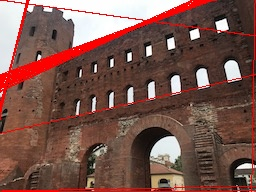
//> input picture q50/img/46q_ans.jpg, 256 x 192 px, given in place of thorino.jpg, which was not available
$ ./45q   (built with g++ and OpenCV 4)
//> lines starting //> are read from the running program, lines starting //| are printed output that depends on the picture; after the words box and inside, x2 and y2 are one past the last pixel; in counts of white or black regions, pixels touching at a corner belong together; pictures that were not available may be replaced by others from this repository, and a replacement may not be noted
#include <iostream>
#include <cmath>
#include <algorithm>
#include <vector>
#include <opencv2/opencv.hpp>
using namespace std;


void bgrtogray(cv::Mat &src, cv::Mat &dst)
{
    for(int y = 0; y < src.rows; y++){
        for(int x = 0; x < src.cols; x++){
            dst.at<uint8_t>(y, x) = (uint8_t)(0.2126 * (double)src.at<cv::Vec3b>(y, x)[2] +
                0.7152 * (double)src.at<cv::Vec3b>(y, x)[1] +
                0.0722 * (double)src.at<cv::Vec3b>(y, x)[0]);
        }
    }
}

void gaussian_filter5x5(cv::Mat &src, cv::Mat &dst, double sigma)
{
    //making kernel
    double kernel[5][5];
    double kernel_sum = 0.0;

    for(int y = -2; y <= 2; y++){
        for(int x = -2; x <= 2; x++){
            kernel[y+2][x+2] = 1/(2*M_PI*sigma*sigma)*exp(-(y*y + x*x)/(2*sigma*sigma));
            kernel_sum += kernel[y+2][x+2];
        }
    }
    //正規化1
    for(int y = -2; y <= 2; y++){
        for(int x = -2; x <= 2; x++){
            kernel[y+2][x+2] /=kernel_sum;
        }
    }
    //kernel check
    for(int y = -2; y <= 2; y++){
        for(int x = -2; x <= 2; x++){
           std::cout <<  kernel[y+2][x+2] ;
        }
        std::cout << std::endl;
    }

    // [17 lines of commented-out code are left out]

    cv::Mat temp = cv::Mat::zeros(dst.rows, dst.cols, CV_8UC1);

    float sum;
    for(int y = 0; y < src.rows; y++){
        for(int x = 0; x < src.cols; x++){
                sum = 0.0;

                for(int dy = -2; dy <= 2; dy++){//5x5でカーネル作って3x3で畳み込みはないわぁ
                    for(int dx = -2; dx <= 2; dx++){
                        //範囲外srcはs0?
                        sum += kernel[dy+2][dx+2] * (float)src.at<uint8_t>(y + dy, x + dx);
                    }
                }
                dst.at<float>(y, x) = std::clamp(sum, 0.0f, 255.0f);
                temp.at<uint8_t>(y, x) = std::clamp((int)sum, 0, 255);
        }
    }

    //cv::imshow("sample", temp);
    //cv::waitKey(0);
    //cv::destroyAllWindows();
}


void sobel_filter3x3(cv::Mat img, cv::Mat dst, bool flag)
{
    float kernelY[3][3] = {//Y方向微分-->横方向の輪郭
        {1, 2, 1},
        {0, 0, 0},
        {-1, -2, -1}
    };

    float kernelX[3][3] = {//X方向微分-->縦方向の輪郭
        {1, 0, -1},
        {2, 0, -2},
        {1, 0, -1}
    };

    float (*kernel)[3];//OK.二次元配列のアドレス格納用．//float型3要素のポインタになる．

    //check
    if(flag){
        printf("X\n");
        kernel = kernelX;
    }else{
        printf("Y\n");
        kernel = kernelY;
    }

    double temp;
    for(int y = 0; y < img.rows; y++){
        for(int x = 0; x < img.cols; x++){

            temp = 0;
            for(int dy = -1; dy <= 1; dy++){
                for(int dx = -1; dx <= 1; dx++){
                    if (((y + dy) >= 0) && (( x + dx) >= 0) && ((y + dy) < img.rows) && ((x + dx) < img.cols)){
                        temp += img.at<float>(y + dy, x + dx)*kernel[dy+1][dx+1];
                    }
                }
            }
            dst.at<float>(y, x) = fmax(0., fmin(temp, 255.0));
        }
    }

}


void get_edge(cv::Mat &fx, cv::Mat &fy, cv::Mat &dst)
{

    for(int y = 0; y < dst.rows; y++){
        for(int x = 0; x < dst.cols; x++){
            int tx = fx.at<float>(y, x);//途中計算は全部floatで殴るのが正解かもわからん．こっちのが精度高い気がしてる．
            int ty = fy.at<float>(y, x);
            dst.at<uint8_t>(y, x) = (uint8_t)std::clamp( (int)sqrt(tx*tx + ty*ty), 0, 255);//c++17
            //fmax(fmin(sqrt(pow(fx.at<uint8_t>(y, x), 2) + pow(fy.at<uint8_t>(y, x), 2)), 255), 0);
        }
    }
}

void get_angle(cv::Mat &fx, cv::Mat &fy, cv::Mat &dst)
{
    double tx;
    double ty;

    double ans;
    for(int y = 0; y < dst.rows; y++){
        for(int x = 0; x < dst.cols; x++){
            tx = (double)fx.at<float>(y, x);
            ty = (double)fy.at<float>(y, x);
            if(tx == 0) tx = 0.0000001;//分母0回避
            //std::cout << tx << "::" << ty << std::endl;

            ans = std::atan2(ty, tx);//[-pi, pi]の範囲//radで返ってきてる．
            ans = (ans * 180)/M_PI;

            //-22.5~157.5に修正
            if(ans < -22.5){
                ans += 180;
            }else if(157.5 < ans){
                ans -= 180;
            }
            //std::cout << ans << " ";
            //output
            if(ans <= 22.5){
                ans = 0;
            }else if(ans <=67.5){
                ans = 45;
            }else if(ans <= 112.5){
                ans = 90;
            }else{
                ans = 135;
            }
            dst.at<uint8_t>(y, x) = (uint8_t)ans;
        }
    }
}


cv::Mat non_maximum_suppression(cv::Mat &edge, cv::Mat &angle)
{//この処理畳み込みで書けないか????
//または代用として空間フィルタリング処理で先鋭化出来るような気がしてるが...
    cv::Mat dst = cv::Mat::zeros(edge.rows, edge.cols, CV_8UC1);
    int ang, ed_l, ed_s, ed_r;

    for(int y = 0; y < edge.rows; y++){
        for(int x = 0; x < edge.cols; x++){

            ang = angle.at<uint8_t>(y, x);

            //ぶっちゃけもっと賢い方法で書けるはず．めんどくさいので諦めたけど．
            if(ang == 0){
                //x方向両サイド
                ed_l = edge.at<uint8_t>(y, x-1);
                ed_s = edge.at<uint8_t>(y, x);
                ed_r = edge.at<uint8_t>(y, x+1);
                //境界
                if(x - 1 == -1) ed_l = 0;
                if(x + 1 == edge.rows) ed_r = 0;
                //条件
                if(ed_s != fmax(fmax(ed_l, ed_s), ed_r)){
                    dst.at<uint8_t>(y, x) = 0;
                }else{
                    dst.at<uint8_t>(y, x) = ed_s;
                }
            }else if(ang == 45){
                //斜め1
                ed_l = edge.at<uint8_t>(y+1, x-1);
                ed_s = edge.at<uint8_t>(y, x);
                ed_r = edge.at<uint8_t>(y-1, x+1);
                //境界
                if(x - 1 == -1 || y + 1 == edge.rows) ed_l = 0;
                if(x + 1 == edge.rows || y - 1 == -1) ed_r = 0;
                //条件
                if(ed_s != fmax(fmax(ed_l, ed_s), ed_r)){
                    dst.at<uint8_t>(y, x) = 0;
                }else{
                    dst.at<uint8_t>(y, x) = ed_s;
                }
            }else if(ang == 90){
                //上下
                ed_l = edge.at<uint8_t>(y+1, x);//上
                ed_s = edge.at<uint8_t>(y, x);
                ed_r = edge.at<uint8_t>(y-1, x);//下
                //境界
                if(y - 1 == -1) ed_l = 0;
                if(y + 1 == edge.rows) ed_r = 0;
                //条件
                if(ed_s != fmax(fmax(ed_l, ed_s), ed_r)){
                    dst.at<uint8_t>(y, x) = 0;
                }else{
                    dst.at<uint8_t>(y, x) = ed_s;
                }
            }else{
                //斜め2
                ed_l = edge.at<uint8_t>(y-1, x-1);
                ed_s = edge.at<uint8_t>(y, x);
                ed_r = edge.at<uint8_t>(y+1, x+1);
                //境界
                if(y - 1 == -1 || x - 1 == -1) ed_l = 0;
                if(y + 1 == edge.rows || x + 1 == edge.cols) ed_r = 0;
                //条件
                if(ed_s != fmax(fmax(ed_l, ed_s), ed_r)){
                    dst.at<uint8_t>(y, x) = 0;
                }else{
                    dst.at<uint8_t>(y, x) = ed_s;
                }
            }
        }
    }

    return dst;
}

void histerisis(cv::Mat &src, cv::Mat &dst, int HT, int LT)
{

    int vmax = 0;
    for(int y = 0; y < src.rows; y++){
        for(int x = 0; x < src.cols; x++){
            int value = src.at<uint8_t>(y, x);
            if( HT <= value ){

                dst.at<uint8_t>(y, x) = 255;
            }else if(LT < value  && value <= HT){

                for(int dy = -1; dy <= 1; dy++){
                    for(int dx = -1; dx <= 1; dx++){
                        if(vmax < src.at<uint8_t>( fmin(fmax(y+dy, 0), src.rows-1), fmin(fmax(x+dx, 0), src.cols-1) ) ){//畳み込みで最大値特定
                            vmax = src.at<uint8_t>(y+dy, x+dx);
                        }
                        dst.at<uint8_t>(y, x) = vmax;
                    }
                }
            }else if(value <= LT){

                dst.at<uint8_t>(y, x) = 0;
            }

        }
    }
}


struct hough_table {
    int table[320 * 2][180];//ここで必要なのは[対角+大きい方の幅][180]分だけ．
    int test[20];
};

//struct hough_table hough_vote(struct hough_table *ht, cv::Mat &src)
void hough_vote(struct hough_table *ht, cv::Mat &src)
{
    int rho;
    double angle = 0;
    //std::cout << src.rows << std::endl;
    //std::cout << src.cols << std::endl;

    for(int y = 0; y < src.rows; y++){
        for(int x = 0; x < src.cols; x++){
            if(src.at<uint8_t>(y, x) != 255){
                continue;
            }

            for(int t = 0; t < 180; t++){
                angle = M_PI/180 * t;
                rho = (int)(x * cos(angle) + y * sin(angle));

                ht->table[rho + 320][t]++;
            }
        }
    }
}

struct mat_data{
    int row;
    int col;
    uint8_t value;
};


cv::Mat nms(cv::Mat src)
{
    int ed_l, ed_s, ed_r;
    cv::Mat dst = cv::Mat::zeros(src.rows, src.cols, CV_8UC1);

    for(int y = 0; y < src.rows; y++){
        for(int x = 0; x < src.cols; x++){

        uint8_t check = src.at<uint8_t>(y, x);

            //左
            ed_l = src.at<uint8_t>(y-1, x-1);
            ed_s = src.at<uint8_t>(y, x-1);
            ed_r = src.at<uint8_t>(y+1, x+1);
            if(x - 1 == -1) ed_l = 0;
            if(x + 1 == src.rows) ed_r = 0;

            if(check != fmax(fmax(fmax( check, ed_l), ed_s), ed_r)){
                dst.at<uint8_t>(y, x) = 0;
            }else{
                dst.at<uint8_t>(y, x) = check;
            }

            //真ん中
            ed_l = src.at<uint8_t>(y-1, x);
            ed_r = src.at<uint8_t>(y+1, x);
            if(y - 1 == -1) ed_l = 0;
            if(y + 1 == src.rows) ed_r = 0;

            if(check != fmax(fmax(ed_l, check), ed_r)){
                dst.at<uint8_t>(y, x) = 0;
            }else{
                dst.at<uint8_t>(y, x) = ed_s;
            }

            //右
            ed_l = src.at<uint8_t>(y-1, x+1);
            ed_s = src.at<uint8_t>(y, x+1);
            ed_r = src.at<uint8_t>(y+1, x+1);

            if(y - 1 == -1 || x + 1 == src.cols) ed_l = 0;
            if(y + 1 == src.rows) ed_r = 0;

            if(check != fmax(fmax(fmax(check, ed_l), ed_s), ed_r)){
                dst.at<uint8_t>(y, x) = 0;
            }else{
                dst.at<uint8_t>(y, x) = check;
            }
        }
    }
    //NMS処理終わり
    cv::imshow("sample", dst);
    cv::waitKey(0);

    /*上位30輝度*/
    //この辺いい方法が全く浮かばなかった....
    std::vector<uint8_t> value;

    for(int y = 0; y < src.rows; y++){
        for(int x = 0; x < src.cols; x++){
            value.push_back(src.at<uint8_t>(y, x));
        }
    }

    std::sort(value.begin(), value.end());//昇べき

    printf("value:%d\n", value[src.rows * src.cols - 30]);

    int threshold = value[src.rows * src.cols - 31];

    for(int y = 0; y < src.rows; y++){
        for(int x = 0; x < src.cols; x++){
            if(threshold < src.at<uint8_t>(y, x)){
                dst.at<uint8_t>(y, x) = 255;//src.at<uint8_t>(y, x);//ここ255でいいんか．
            }else{
                dst.at<uint8_t>(y, x) = 0;
            }

        }
    }
    cv::imshow("sample", dst);
    cv::waitKey(0);
    cv::imwrite("./img/45_ans.jpg", dst);

    return dst;
}


cv::Mat canny(void)
{
    /*<<<--step1:ノイズ低減と微分-->>>*/
    cv::Mat src = cv::imread("./thorino.jpg");
//> src is the input picture: 192 rows x 256 cols, CV_8UC3; mean B, G, R 77.3, 85.6, 121.7
    cv::Mat dst = cv::Mat::zeros(src.rows, src.cols, CV_8UC1);
    cv::Mat gau_dst = cv::Mat::zeros(src.rows, src.cols, CV_32FC1);
    cv::Mat fx = cv::Mat::zeros(src.rows, src.cols, CV_32FC1);
    cv::Mat fy = cv::Mat::zeros(src.rows, src.cols, CV_32FC1);

    bgrtogray(src, dst);
    gaussian_filter5x5(dst, gau_dst, 1.4);
//> the loop in gaussian_filter5x5, `for(int y = 0; y < src.rows; y++)` made 192 passes
//> sum on passes 1 to 3: 84.55, 109.4, 119.8
//> after the loop in gaussian_filter5x5, `for(int y = 0; y < src.rows; y++)`:
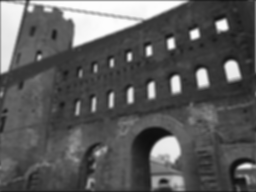
//> dst: 192 rows x 256 cols, CV_32FC1; min 14.77, max 254, mean 91.6
//> after the loop in gaussian_filter5x5, `for(int y = 0; y < src.rows; y++)`: sum = 44.61
    sobel_filter3x3(gau_dst, fx, true);
//> the loop in sobel_filter3x3, `for(int y = 0; y < img.rows; y++)` made 192 passes
//> temp on passes 1 to 3: 197.5, 283.9, 299.4
//> after the loop in sobel_filter3x3, `for(int y = 0; y < img.rows; y++)`: temp = 183.1
    sobel_filter3x3(gau_dst, fy, false);
//> the loop in sobel_filter3x3 (call 2), `for(int y = 0; y < img.rows; y++)` made 192 passes
//> temp on passes 1 to 3: -291.9, -83.74, -23.33

    cv::Mat edge = cv::Mat::zeros(src.rows, src.cols, CV_8UC1);
    cv::Mat angle = cv::Mat::zeros(src.rows, src.cols, CV_8UC1);

    get_edge(fx, fy, edge);
    get_angle(fx, fy, angle);
//> the loop in get_angle, `for(int y = 0; y < dst.rows; y++)` made 192 passes
//> (tx, ty) on passes 1 to 3: (197.5, 0), (255, 0), (255, 0)
//> after the loop in get_angle, `for(int y = 0; y < dst.rows; y++)`:
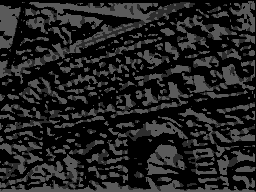
//> dst: 192 rows x 256 cols, CV_8UC1; min 0, max 90, mean 34.2
//> after the loop in get_angle, `for(int y = 0; y < dst.rows; y++)`: ty = 193.4; ans = 45

    /*<<<--step2:勾配最大位置特定-->>>*/
    cv::Mat result = non_maximum_suppression(edge, angle);
//> the loop in non_maximum_suppression, `for(int y = 0; y < edge.rows; y++)` made 192 passes
//> (ed_l, ed_s, ed_r) on passes 1 to 3: (0, 197, 0), (0, 255, 0), (0, 255, 0)
//> after the loop in non_maximum_suppression, `for(int y = 0; y < edge.rows; y++)`:
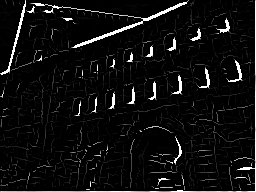
//> dst: 192 rows x 256 cols, CV_8UC1; min 0, max 255, mean 14.9
//> after the loop in non_maximum_suppression, `for(int y = 0; y < edge.rows; y++)`: ed_l = 0; ed_s = 255; ed_r = 179

    /*<<<--step3:ヒステリシス閾値処理-->>>*/
    histerisis(result, dst, 100, 30);
//> the loop in histerisis, `for(int y = 0; y < src.rows; y++)` made 192 passes
//> vmax on passes 1 to 3: 55, 55, 66
//> after the loop in histerisis, `for(int y = 0; y < src.rows; y++)`:
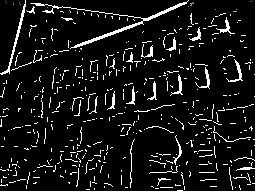
//> dst: 192 rows x 256 cols, CV_8UC1; min 0, max 255, mean 23.4
//> after the loop in histerisis, `for(int y = 0; y < src.rows; y++)`: vmax = 255

    cv::imwrite("./img/44q_canny_result.jpg", dst);

    return dst;
}

cv::Mat check_plot(hough_table ht)
{
    cv::Mat dst = cv::Mat::zeros(320*2, 180, CV_8UC1);
    std::cout << dst.rows << std::endl;
    std::cout << dst.cols << std::endl;
    for(int y = 0; y < dst.rows; y++){
        for(int x = 0; x < dst.cols; x++){
            dst.at<uint8_t>(y, x) = (uint8_t)ht.table[y][x];
        }
    }

    cv::imshow("sample", dst);
    cv::waitKey(0);
    return dst;
}


int main(int argc, char *argv[])
{
    //Cannyのエッジ検出
    cv::Mat res = canny();

    //Hough変換による直線検出方法
    hough_table ht;
    for(int rho = 0; rho < 320 * 2; rho ++){
        for(int t = 0; t < 180; t++){
            ht.table[rho][t] = 0;
        }
    }

    /*Step1:hough変換*/
    hough_vote(&ht, res);
    cv::Mat hough = check_plot(ht);
//> after the loop in check_plot, `for(int y = 0; y < dst.rows; y++)`:
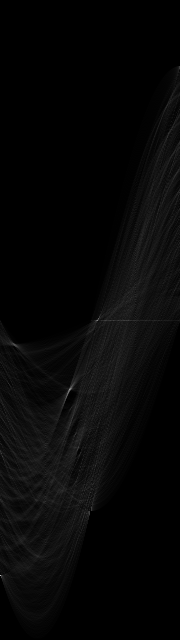
//> dst: 640 rows x 180 cols, CV_8UC1; min 0, max 192, mean 6.7

    /*Step2:NMSによる抽出*/
    /*機械学習でもよく利用されるらしく，1つの物体を複数回検出する無駄の削減や，誤検出を防ぐ際に利用されるらしい．かなり頻繁に使われてる？*/
    cv::Mat nms_result = nms(hough);
//> after the loop in nms, `for(int y = 0; y < src.rows; y++)`:
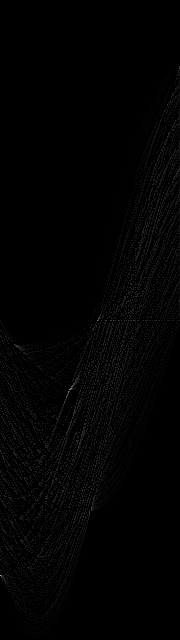
//> dst: 640 rows x 180 cols, CV_8UC1; min 0, max 192, mean 2.5
//| value:68
//> after the loop in nms, `for(int y = 0; y < src.rows; y++)`:
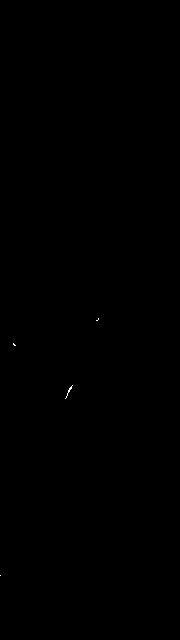
//> dst: 640 rows x 180 cols, CV_8UC1; 0.03% white in thin lines or dots, all inside (x1, y1, x2, y2) = (0, 318, 99, 576)


    return 0;
}
